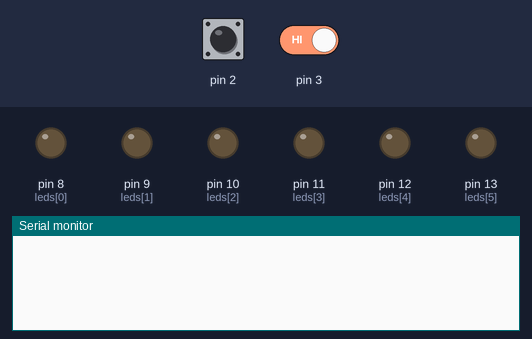
The sketch below on a simulated Arduino Uno, built with avr-gcc and run on an emulated ATmega328P. Parts: output pins drawn as LEDs (lit = HIGH), the last lines printed to the serial monitor. The inputs (shaded band) are chosen by the test bench; at power-on: pin 2 HIGH, pin 3 HIGH.

Above: at 1.2 s.
1.3 s: pin 2 driven LOW
At 1.4 s:
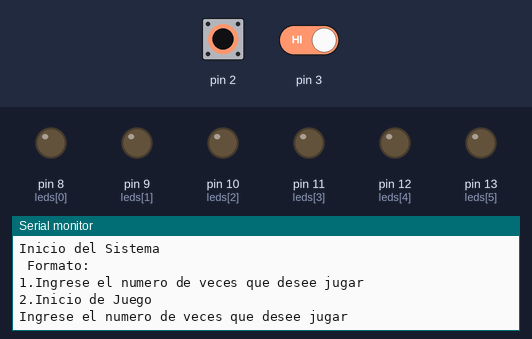
2.8 s: pin 2 driven HIGH and pin 3 driven LOW
At 2.89 s:
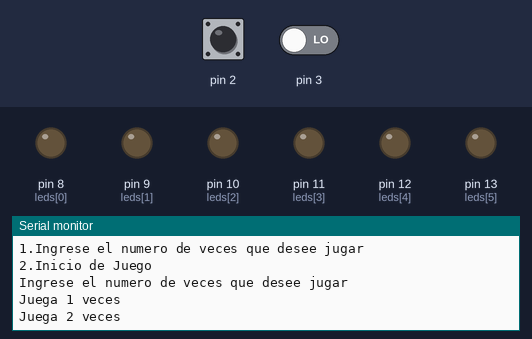
4.3 s: pin 2 driven LOW
At 4.5 s:
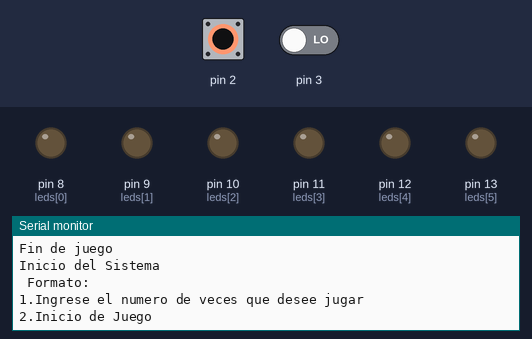
7.3 s: pin 2 pulsed HIGH 2 times (0.12 s each, 0.3 s apart)
Timing chart, 0 to 10.3 s (numbered marks = the images above; inputs shaded):
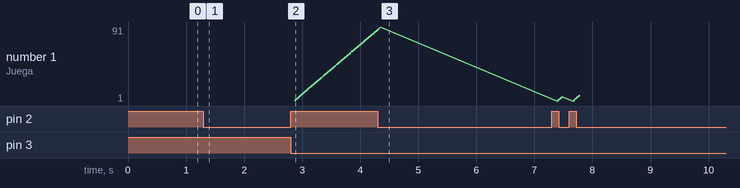

Measured:
- after the input at 1.3 s, the serial monitor: prints a new line at once (image 1)
- after the input at 2.8 s, the serial monitor: prints a new line after 0.07 s (image 2)
- plotted number 1: 91 → 8 after the input at 7.3 s

The sketch:

Guatemal_Katherine_DEBER_4.2_SE.ino
```cpp
/*
 * NOMBRE: Katherine Guatemal
 *
 * FUNCIONES: interrupt 0: Inicio del sistema e ingreso de veces de juego
 *                        Inicio del juego
 *                        Fin de Juego
 *                      interrupt 1:Contador
 *                      attachInterrupt(interrupt,rutina,modo)
 *
*/

const int leds [6]={8,9,10,11,12,13};
int on = 0;                           //int0
int cont;                           //int1
int i;                              //variable de conteo
int j=0;                            //variable de conteo


void setup() {
  for(i=0;i<6;i++){                 //configuración de leds
    pinMode(leds[i],OUTPUT);

  }
i=0;
Serial.begin(9600);                 //activición de la comunicacion serial
attachInterrupt(0,activation,LOW);  //Interrupción 0 se habilita
attachInterrupt(1,contador,LOW);     //Interupción 1 habilitada

}

void loop() {
if(on==3){
 for(;i<cont;i++){
    for(j=0;j<6;j++){
      digitalWrite(leds[j],HIGH);
      delay(200);
      digitalWrite(leds[j],LOW);
      delay(200);
    }
 }
}

}
void activation(){
  switch(on){                     //opciones de botones a definir
    case 0:
    Serial.println("Inicio del Sistema");
    Serial.println(" Formato:");
    Serial.println("1.Ingrese el numero de veces que desee jugar");
    Serial.println("2.Inicio de Juego");
    on++;
    break;
    case 1:
    Serial.println("Ingrese el numero de veces que desee jugar");
    on++;
    break;
    case 2:
    Serial.println("Inicio de Juego");
    on++;
    break;
    case 3:
    Serial.println("Fin de juego");
    cont=0;
    on=0;
    i=0;
    break;
    }
}
void contador(){
if(on==2){
  cont++;
  Serial.println(String("Juega ")+String(cont)+String(" veces"));
  }
}
```
